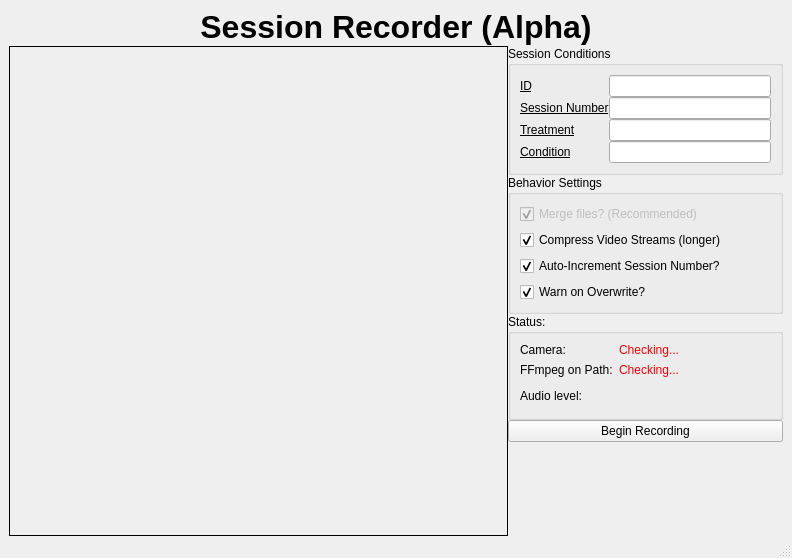
<?xml version="1.0" encoding="UTF-8"?>
<ui version="4.0">
 <class>AvRecorder</class>
 <widget class="QMainWindow" name="AvRecorder">
  <property name="geometry">
   <rect>
    <x>0</x>
    <y>0</y>
    <width>792</width>
    <height>558</height>
   </rect>
  </property>
  <property name="sizePolicy">
   <sizepolicy hsizetype="Minimum" vsizetype="Minimum">
    <horstretch>0</horstretch>
    <verstretch>0</verstretch>
   </sizepolicy>
  </property>
  <property name="minimumSize">
   <size>
    <width>0</width>
    <height>0</height>
   </size>
  </property>
  <property name="maximumSize">
   <size>
    <width>16777215</width>
    <height>16777215</height>
   </size>
  </property>
  <property name="contextMenuPolicy">
   <enum>Qt::NoContextMenu</enum>
  </property>
  <property name="windowTitle">
   <string>Session Recorder</string>
  </property>
  <property name="dockOptions">
   <set>QMainWindow::AnimatedDocks</set>
  </property>
  <widget class="QWidget" name="centralwidget">
   <layout class="QVBoxLayout" name="verticalLayout_3">
    <property name="bottomMargin">
     <number>0</number>
    </property>
    <item>
     <layout class="QHBoxLayout" name="horizontalLayout">
      <property name="spacing">
       <number>0</number>
      </property>
      <property name="rightMargin">
       <number>0</number>
      </property>
      <item>
       <layout class="QVBoxLayout" name="verticalLayout_2">
        <property name="spacing">
         <number>0</number>
        </property>
        <property name="rightMargin">
         <number>0</number>
        </property>
        <property name="bottomMargin">
         <number>0</number>
        </property>
        <item>
         <widget class="QLabel" name="label_6">
          <property name="sizePolicy">
           <sizepolicy hsizetype="Preferred" vsizetype="Maximum">
            <horstretch>0</horstretch>
            <verstretch>0</verstretch>
           </sizepolicy>
          </property>
          <property name="text">
           <string>&lt;html&gt;&lt;head/&gt;&lt;body&gt;&lt;p align=&quot;center&quot;&gt;&lt;span style=&quot; font-size:24pt; font-weight:600;&quot;&gt;Session Recorder (Alpha)&lt;/span&gt;&lt;/p&gt;&lt;/body&gt;&lt;/html&gt;</string>
          </property>
         </widget>
        </item>
        <item>
         <layout class="QHBoxLayout" name="horizontalLayout_3">
          <item>
           <widget class="QLabel" name="viewfinder_0">
            <property name="sizePolicy">
             <sizepolicy hsizetype="Preferred" vsizetype="Preferred">
              <horstretch>0</horstretch>
              <verstretch>0</verstretch>
             </sizepolicy>
            </property>
            <property name="minimumSize">
             <size>
              <width>480</width>
              <height>360</height>
             </size>
            </property>
            <property name="maximumSize">
             <size>
              <width>16777215</width>
              <height>16777215</height>
             </size>
            </property>
            <property name="autoFillBackground">
             <bool>false</bool>
            </property>
            <property name="frameShape">
             <enum>QFrame::Box</enum>
            </property>
            <property name="midLineWidth">
             <number>0</number>
            </property>
            <property name="text">
             <string/>
            </property>
            <property name="alignment">
             <set>Qt::AlignCenter</set>
            </property>
            <property name="indent">
             <number>0</number>
            </property>
           </widget>
          </item>
          <item>
           <layout class="QVBoxLayout" name="verticalLayout_4">
            <property name="sizeConstraint">
             <enum>QLayout::SetMinimumSize</enum>
            </property>
            <item>
             <widget class="QGroupBox" name="groupBox">
              <property name="sizePolicy">
               <sizepolicy hsizetype="MinimumExpanding" vsizetype="Minimum">
                <horstretch>0</horstretch>
                <verstretch>0</verstretch>
               </sizepolicy>
              </property>
              <property name="maximumSize">
               <size>
                <width>275</width>
                <height>16777215</height>
               </size>
              </property>
              <property name="title">
               <string>Session Conditions</string>
              </property>
              <layout class="QGridLayout" name="gridLayout_4">
               <item row="0" column="0">
                <layout class="QGridLayout" name="gridLayout_2" columnstretch="0,0" rowminimumheight="0,0,0,0">
                 <property name="sizeConstraint">
                  <enum>QLayout::SetDefaultConstraint</enum>
                 </property>
                 <property name="spacing">
                  <number>0</number>
                 </property>
                 <item row="3" column="1">
                  <widget class="QLineEdit" name="lineEditCond">
                   <property name="toolTip">
                    <string extracomment="This represents the condition within a treatment (i.e., Baseline)"/>
                   </property>
                  </widget>
                 </item>
                 <item row="2" column="1">
                  <widget class="QLineEdit" name="lineEditTx">
                   <property name="toolTip">
                    <string extracomment="This tag represents treatment (i.e., FA)"/>
                   </property>
                  </widget>
                 </item>
                 <item row="1" column="0">
                  <widget class="QLabel" name="label_10">
                   <property name="text">
                    <string>&lt;html&gt;&lt;head/&gt;&lt;body&gt;&lt;p&gt;&lt;span style=&quot; text-decoration: underline;&quot;&gt;Session Number&lt;/span&gt;&lt;/p&gt;&lt;/body&gt;&lt;/html&gt;</string>
                   </property>
                  </widget>
                 </item>
                 <item row="0" column="1">
                  <widget class="QLineEdit" name="lineEditId">
                   <property name="sizePolicy">
                    <sizepolicy hsizetype="Expanding" vsizetype="Fixed">
                     <horstretch>0</horstretch>
                     <verstretch>0</verstretch>
                    </sizepolicy>
                   </property>
                   <property name="acceptDrops">
                    <bool>false</bool>
                   </property>
                   <property name="toolTip">
                    <string extracomment="This represents your participant number (de-identified)"/>
                   </property>
                   <property name="inputMethodHints">
                    <set>Qt::ImhDigitsOnly</set>
                   </property>
                  </widget>
                 </item>
                 <item row="2" column="0">
                  <widget class="QLabel" name="label_8">
                   <property name="text">
                    <string>&lt;html&gt;&lt;head/&gt;&lt;body&gt;&lt;p&gt;&lt;span style=&quot; text-decoration: underline;&quot;&gt;Treatment&lt;/span&gt;&lt;/p&gt;&lt;/body&gt;&lt;/html&gt;</string>
                   </property>
                  </widget>
                 </item>
                 <item row="3" column="0">
                  <widget class="QLabel" name="label_9">
                   <property name="text">
                    <string>&lt;html&gt;&lt;head/&gt;&lt;body&gt;&lt;p&gt;&lt;span style=&quot; text-decoration: underline;&quot;&gt;Condition&lt;/span&gt;&lt;/p&gt;&lt;/body&gt;&lt;/html&gt;</string>
                   </property>
                  </widget>
                 </item>
                 <item row="1" column="1">
                  <widget class="QLineEdit" name="lineEditSession">
                   <property name="toolTip">
                    <string extracomment="This represents an enumerated series number for sessions"/>
                   </property>
                   <property name="inputMethodHints">
                    <set>Qt::ImhDigitsOnly</set>
                   </property>
                  </widget>
                 </item>
                 <item row="0" column="0">
                  <widget class="QLabel" name="label_7">
                   <property name="minimumSize">
                    <size>
                     <width>0</width>
                     <height>0</height>
                    </size>
                   </property>
                   <property name="maximumSize">
                    <size>
                     <width>150</width>
                     <height>16777215</height>
                    </size>
                   </property>
                   <property name="text">
                    <string>&lt;html&gt;&lt;head/&gt;&lt;body&gt;&lt;p&gt;&lt;span style=&quot; text-decoration: underline;&quot;&gt;ID&lt;/span&gt;&lt;/p&gt;&lt;/body&gt;&lt;/html&gt;</string>
                   </property>
                  </widget>
                 </item>
                </layout>
               </item>
              </layout>
             </widget>
            </item>
            <item>
             <widget class="QGroupBox" name="groupBox_5">
              <property name="sizePolicy">
               <sizepolicy hsizetype="MinimumExpanding" vsizetype="Preferred">
                <horstretch>0</horstretch>
                <verstretch>0</verstretch>
               </sizepolicy>
              </property>
              <property name="maximumSize">
               <size>
                <width>275</width>
                <height>16777215</height>
               </size>
              </property>
              <property name="title">
               <string>Behavior Settings</string>
              </property>
              <layout class="QVBoxLayout" name="verticalLayout">
               <item>
                <widget class="QCheckBox" name="checkBox">
                 <property name="enabled">
                  <bool>false</bool>
                 </property>
                 <property name="text">
                  <string>Merge files? (Recommended)</string>
                 </property>
                 <property name="checkable">
                  <bool>true</bool>
                 </property>
                 <property name="checked">
                  <bool>true</bool>
                 </property>
                </widget>
               </item>
               <item>
                <widget class="QCheckBox" name="checkBoxCompression">
                 <property name="text">
                  <string>Compress Video Streams (longer)</string>
                 </property>
                 <property name="checked">
                  <bool>true</bool>
                 </property>
                </widget>
               </item>
               <item>
                <widget class="QCheckBox" name="checkBoxIncrement">
                 <property name="text">
                  <string>Auto-Increment Session Number?</string>
                 </property>
                 <property name="checked">
                  <bool>true</bool>
                 </property>
                </widget>
               </item>
               <item>
                <widget class="QCheckBox" name="checkBoxNag">
                 <property name="text">
                  <string>Warn on Overwrite?</string>
                 </property>
                 <property name="checked">
                  <bool>true</bool>
                 </property>
                </widget>
               </item>
              </layout>
             </widget>
            </item>
            <item>
             <widget class="QGroupBox" name="groupBox_4">
              <property name="sizePolicy">
               <sizepolicy hsizetype="MinimumExpanding" vsizetype="Preferred">
                <horstretch>0</horstretch>
                <verstretch>0</verstretch>
               </sizepolicy>
              </property>
              <property name="maximumSize">
               <size>
                <width>275</width>
                <height>16777215</height>
               </size>
              </property>
              <property name="title">
               <string>Status:</string>
              </property>
              <layout class="QGridLayout" name="gridLayout">
               <item row="0" column="0">
                <widget class="QLabel" name="label">
                 <property name="sizePolicy">
                  <sizepolicy hsizetype="Maximum" vsizetype="Preferred">
                   <horstretch>0</horstretch>
                   <verstretch>0</verstretch>
                  </sizepolicy>
                 </property>
                 <property name="text">
                  <string>Camera:</string>
                 </property>
                </widget>
               </item>
               <item row="2" column="2">
                <layout class="QVBoxLayout" name="levelsLayout">
                 <property name="spacing">
                  <number>0</number>
                 </property>
                 <property name="sizeConstraint">
                  <enum>QLayout::SetFixedSize</enum>
                 </property>
                 <property name="topMargin">
                  <number>0</number>
                 </property>
                </layout>
               </item>
               <item row="1" column="2">
                <widget class="QLabel" name="statusFFmpeg">
                 <property name="sizePolicy">
                  <sizepolicy hsizetype="MinimumExpanding" vsizetype="Preferred">
                   <horstretch>0</horstretch>
                   <verstretch>0</verstretch>
                  </sizepolicy>
                 </property>
                 <property name="text">
                  <string>&lt;html&gt;&lt;head/&gt;&lt;body&gt;&lt;p&gt;&lt;span style=&quot; color:#fc0107;&quot;&gt;Checking...&lt;/span&gt;&lt;/p&gt;&lt;/body&gt;&lt;/html&gt;</string>
                 </property>
                </widget>
               </item>
               <item row="2" column="0">
                <widget class="QLabel" name="levelLabel">
                 <property name="sizePolicy">
                  <sizepolicy hsizetype="Preferred" vsizetype="Maximum">
                   <horstretch>0</horstretch>
                   <verstretch>0</verstretch>
                  </sizepolicy>
                 </property>
                 <property name="minimumSize">
                  <size>
                   <width>0</width>
                   <height>25</height>
                  </size>
                 </property>
                 <property name="text">
                  <string>Audio level:</string>
                 </property>
                </widget>
               </item>
               <item row="1" column="0">
                <widget class="QLabel" name="label_11">
                 <property name="sizePolicy">
                  <sizepolicy hsizetype="Maximum" vsizetype="Preferred">
                   <horstretch>0</horstretch>
                   <verstretch>0</verstretch>
                  </sizepolicy>
                 </property>
                 <property name="text">
                  <string>FFmpeg on Path:</string>
                 </property>
                </widget>
               </item>
               <item row="0" column="2">
                <widget class="QLabel" name="statusCamera">
                 <property name="sizePolicy">
                  <sizepolicy hsizetype="MinimumExpanding" vsizetype="Preferred">
                   <horstretch>0</horstretch>
                   <verstretch>0</verstretch>
                  </sizepolicy>
                 </property>
                 <property name="text">
                  <string>&lt;html&gt;&lt;head/&gt;&lt;body&gt;&lt;p&gt;&lt;span style=&quot; color:#fc0107;&quot;&gt;Checking...&lt;/span&gt;&lt;/p&gt;&lt;/body&gt;&lt;/html&gt;</string>
                 </property>
                </widget>
               </item>
              </layout>
             </widget>
            </item>
            <item>
             <widget class="QPushButton" name="recordButton">
              <property name="enabled">
               <bool>true</bool>
              </property>
              <property name="text">
               <string>Begin Recording</string>
              </property>
             </widget>
            </item>
            <item>
             <spacer name="verticalSpacer">
              <property name="orientation">
               <enum>Qt::Vertical</enum>
              </property>
              <property name="sizeHint" stdset="0">
               <size>
                <width>20</width>
                <height>40</height>
               </size>
              </property>
             </spacer>
            </item>
           </layout>
          </item>
         </layout>
        </item>
       </layout>
      </item>
     </layout>
    </item>
   </layout>
  </widget>
  <widget class="QStatusBar" name="statusbar"/>
 </widget>
 <tabstops>
  <tabstop>lineEditId</tabstop>
  <tabstop>lineEditSession</tabstop>
  <tabstop>lineEditTx</tabstop>
  <tabstop>lineEditCond</tabstop>
  <tabstop>checkBoxNag</tabstop>
 </tabstops>
 <resources/>
 <connections/>
 <slots>
  <slot>setOutputLocation()</slot>
  <slot>toggleRecord()</slot>
  <slot>togglePause()</slot>
  <slot>setCameraOutput(QString)</slot>
  <slot>setCameraFramerate(QString)</slot>
  <slot>setCamera0State(int)</slot>
  <slot>setCamera1State(int)</slot>
  <slot>upload()</slot>
  <slot>setStatusTo1()</slot>
  <slot>setStatusTo2()</slot>
  <slot>setStatusTo3()</slot>
  <slot>setStatusTo4()</slot>
  <slot>setStatusTo5()</slot>
  <slot>setStatusTo6()</slot>
  <slot>event1()</slot>
  <slot>event2()</slot>
  <slot>event3()</slot>
  <slot>event4()</slot>
  <slot>setPoseTo1()</slot>
  <slot>setPoseTo2()</slot>
 </slots>
</ui>
